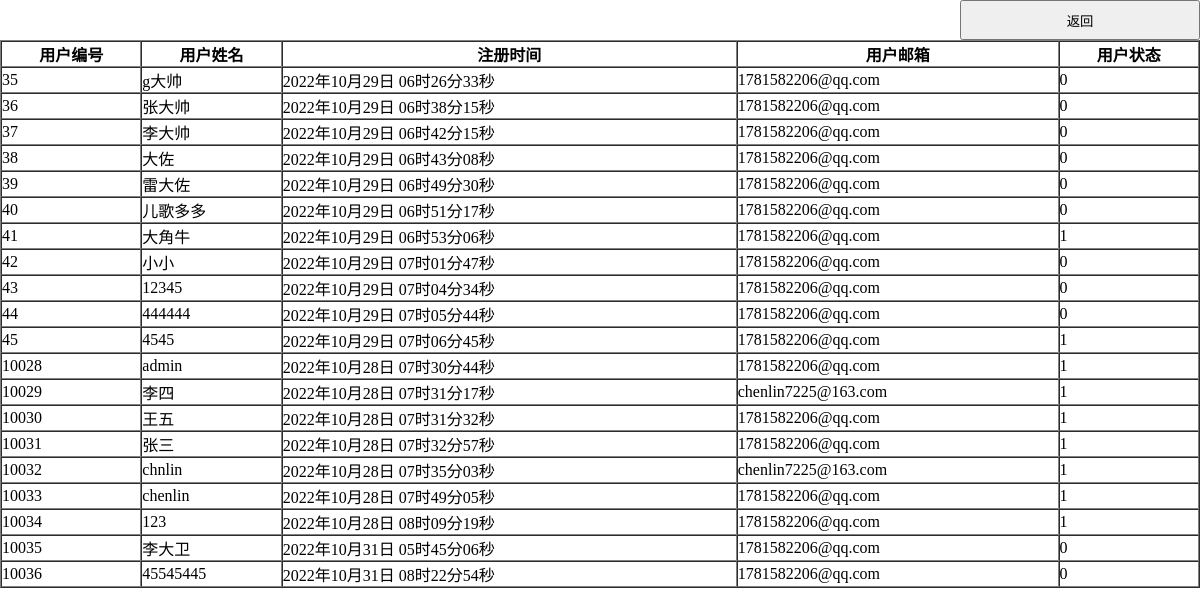
The page /admin/adminyh.php on the database its author committed.
### tables this page shows
CREATE TABLE `t_user`  (
  `id` int(11) NOT NULL AUTO_INCREMENT,
  `username` varchar(30) NOT NULL COMMENT '用户名',
  `password` varchar(32) NOT NULL COMMENT '密码',
  `email` varchar(50) NOT NULL COMMENT '邮箱',
  `token` varchar(255) NOT NULL COMMENT '账号激活码',
  `token_exptime` int(10) NOT NULL COMMENT '激活码有效期',
  `statu` tinyint(1) NOT NULL DEFAULT 0 COMMENT '状态，0-未激活，1-已激活',
  `regtime` int(10) NOT NULL COMMENT '注册时间',
  PRIMARY KEY (`id`) USING BTREE
);

### login/public.php (called while the page is built, shortened)
<?php
function my_error($sql)
{
    $con = mysqli_connect('localhost:3306', 'chenlin', 'chenlin', 'chenlin_com');
    $res = mysqli_query($con, $sql);
    return $res;
}

### admin/adminyh.php (the view, shortened to what this page needs)
<?php
include_once('../login/public.php');
$sql = "select * from t_user";
$news = array();
$res = my_error($sql);
while ($row = mysqli_fetch_assoc($res)) {
    $news[] = $row;
}
?>
<!DOCTYPE html>
<html lang="en">
<head>
</head>
<body>
    <div style="text-align:right">
        <a href="manegadmin.php"><button style="width: 20%;height: 40px;;">返回</button></a>
    </div>
    <div class="main">
        <table border="1" cellspacing="0">
            <tr>
                <th>用户编号</th>
                <th>用户姓名</th>
                <th>注册时间</th>
                <th>用户邮箱</th>
                <th>用户状态</th>
            </tr>
            <?php foreach ($news as  $new) : ?>
                <tr>
                    <td>
                        <?php echo $new['id'] ?>
                    </td>
                    <td>
                        <?php echo $new['username'] ?>
                    </td>
                    <td>
                        <?php echo date("Y年m月d日 H时i分s秒", $new['regtime']) ?>
                    </td>
                    <td>
                        <?php echo $new['email'] ?>
                    </td>
                    <td>
                        <?php echo $new['statu'] ?>
                    </td>
                </tr>
            <?php endforeach; ?>
        </table>
    </div>
</body>
</html>

### admin/adminyh.php (style rules this page uses)
* { padding: 0; margin: 0; box-sizing: border-box; }
.main { width: 100%; }
table { width: 100%; }

### rows shown on the page
t_user: id "35", username "g大帅", regtime "2022年10月29日 06时26分33秒", email "1781582206@qq.com", statu "0"
t_user: id "36", username "张大帅", regtime "2022年10月29日 06时38分15秒", email "1781582206@qq.com", statu "0"
t_user: id "37", username "李大帅", regtime "2022年10月29日 06时42分15秒", email "1781582206@qq.com", statu "0"
t_user: id "38", username "大佐", regtime "2022年10月29日 06时43分08秒", email "1781582206@qq.com", statu "0"
t_user: id "39", username "雷大佐", regtime "2022年10月29日 06时49分30秒", email "1781582206@qq.com", statu "0"
t_user: id "40", username "儿歌多多", regtime "2022年10月29日 06时51分17秒", email "1781582206@qq.com", statu "0"
t_user: id "41", username "大角牛", regtime "2022年10月29日 06时53分06秒", email "1781582206@qq.com", statu "1"
t_user: id "42", username "小小", regtime "2022年10月29日 07时01分47秒", email "1781582206@qq.com", statu "0"
t_user: id "43", username "12345", regtime "2022年10月29日 07时04分34秒", email "1781582206@qq.com", statu "0"
t_user: id "44", username "444444", regtime "2022年10月29日 07时05分44秒", email "1781582206@qq.com", statu "0"
t_user: id "45", username "4545", regtime "2022年10月29日 07时06分45秒", email "1781582206@qq.com", statu "1"
t_user: id "10028", username "admin", regtime "2022年10月28日 07时30分44秒", email "1781582206@qq.com", statu "1"
t_user: id "10029", username "李四", regtime "2022年10月28日 07时31分17秒", email "chenlin7225@163.com", statu "1"
t_user: id "10030", username "王五", regtime "2022年10月28日 07时31分32秒", email "1781582206@qq.com", statu "1"
t_user: id "10031", username "张三", regtime "2022年10月28日 07时32分57秒", email "1781582206@qq.com", statu "1"
t_user: id "10032", username "chnlin", regtime "2022年10月28日 07时35分03秒", email "chenlin7225@163.com", statu "1"
t_user: id "10033", username "chenlin", regtime "2022年10月28日 07时49分05秒", email "1781582206@qq.com", statu "1"
t_user: id "10034", username "123", regtime "2022年10月28日 08时09分19秒", email "1781582206@qq.com", statu "1"
t_user: id "10035", username "李大卫", regtime "2022年10月31日 05时45分06秒", email "1781582206@qq.com", statu "0"
t_user: id "10036", username "45545445", regtime "2022年10月31日 08时22分54秒", email "1781582206@qq.com", statu "0"
